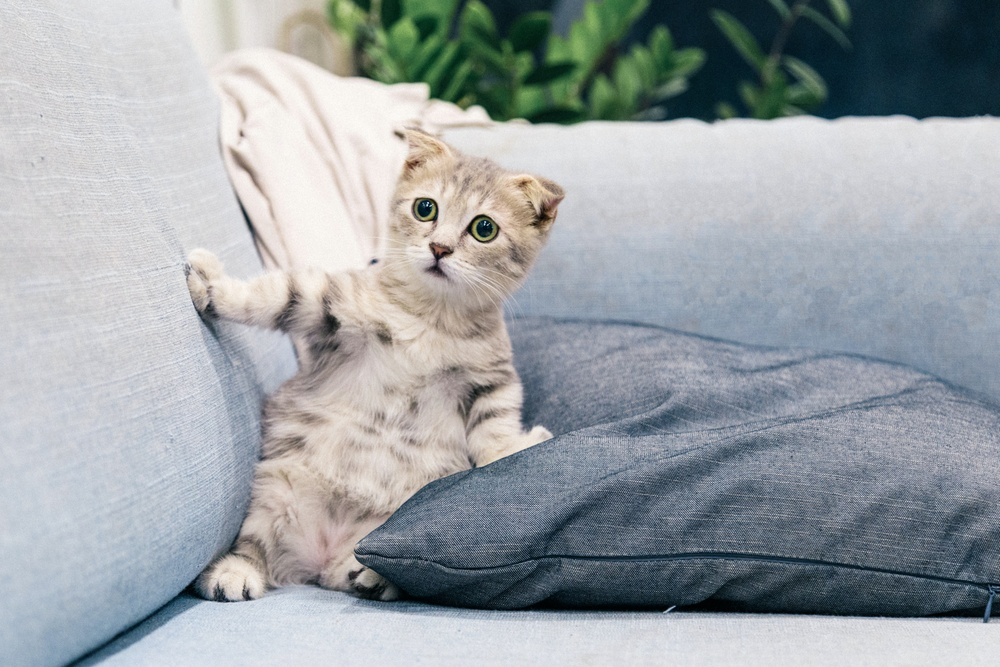
#> input picture Module06/data/cat.jpg, 1000 x 667 px, shrunk from 4899 x 3266 before the run
$ jupyter execute Node03.ipynb
#> lines starting #> are read from the running program, lines starting #| are printed output that depends on the picture
## 딥러닝으로 시작하는 컴퓨터 비전
### 3. CNN 하나씩 이해하기 (1) 1-Channel Convolution

#### 3-1. 들어가며

#### 학습 내용

Channel이 하나일 때 1-Layer의 Convolution 연산

CNN의 구조와 Convolution 연산이 무엇인지 알아봅시다. 그 후, 직접 Convolution 연산을 손으로 연산하여 feature map을 구해봅시다.

Filter를 이해하기

Filter의 중요성을 알아보고, 코드를 통해 다양한 Filter를 이미지에 직접 적용해 봅시다.

Channel이 하나일 때 2개 이상의 Layer에서 Convolution 연산(Padding)

Convolution 연산을 계속해서 진행하면 깊은 layer를 쌓는데 문제점이 발생하는 데 이를 해결하는 방법을 알아봅시다.

#### 학습 목표
Convolution 연산이 어떻게 실행되는지 설명할 수 있습니다.
Convolution 연산의 목적이 무엇인지를 설명할 수 있습니다.
Padding의 필요성을 설명할 수 있습니다.

[아이스브레이킹] 다양한 filter를 이미지에 적용해 보고 어떻게 연산이 되는지도 시각적으로 확인할 수 있는 블로그가 있습니다. 아래의 링크에 들어가서 이미지에 filter를 적용해 보고 느낀 점을 적어보세요.

https://setosa.io/ev/image-kernels/

#### 3-2. Channel이 하나일 때 1-Layer의 Convolution 연산

Convolution 연산 3번, pooling 1번, 1D에 1차원 벡터를 만드는 Flattern 다음 MLP를 거쳐 Classification을 하는 과정을 거친다.

왼쪽 행렬은 인풋, 오른쪽 행렬은 Kernal

Kernal을 인풋에 적용하는 것을 Over riding이라고 한다.

인풋데이터와 오버라이딩해서 겹치는 값을 곱하고 더해서 특정 값을 만들어 낸다.

계산 뒤 1칸을 이동하는 것을 stride라고 하며 stride가 1이면 1칸씩 이동하고 2이면 2칸씩 이동한다.

이렇게 계산된 값을 Feature map이라고 한다.

이러한 과정을 convolution 연산이라고 한다.

Q. CNN(Convolution Neural Network)의 구조를 설명해 보세요. (Convolution을 배우기 전에 Convolution Neural Network 구조를 머릿속에 정리해 보고 가면 좋을 것 같아요. 💭)

CNN 구조는 크게 Feature extraction과 Classification으로 구성됩니다. Input이 들어가면 먼저 Convolution 연산과 Pooling을 여러 번 반복하여 Feature extraction을 한 후 1D 데이터인 flatten layer로 만듭니다. 마지막으로 Fully connected layer(MLP)를 통해 classification을 합니다.

Q. Convolution 연산에 대해서 설명해 보세요.

Convolution 연산은 Input에 kernel을 over-riding하여 겹쳐지는 숫자를 곱하여 그 값을 더하는 것입니다. stride를 1로 지정하여 Convolution 연산을 반복하면 feature map이 나옵니다.

Q. 7x7 Input, 3x3 kernel, stride 1일 때 convolution 연산을 하면 어떤 크기의 feature map이 나오나요?

입력 이미지의 크기가 7x7이고, 커널(필터)의 크기가 3x3이며 스트라이드(stride)가 1이므로, Convolution 연산을 수행하면 feature map 크기는 (7-3+1) x (7-3+1) = 5 x 5 가 됩니다. 따라서, 출력 feature map의 크기는 5x5입니다.

Q. 7x7 image의 데이터에 5x5의 필터로 convolution 연산을 했을 때 feature map의 사이즈는 어떻게 되나요? (stride는 1)

7x7 이미지에 5x5 필터로 Convolution 연산을 하면 슬라이딩하는 윈도우(window)의 개수는 (7-5+1) x (7-5+1) = 9개 입니다. 이렇게 입력 이미지를 슬라이딩해 나가면서 합성곱 연산을 하면 9개의 값을 가지는 feature map이 생성됩니다. 이때, 스트라이드가 1이므로 feature map 크기는 (7-5+1) x (7-5+1) = 3 x 3이 됩니다. 따라서, 5x5 필터를 사용한 Convolution 연산의 결과로 3x3의 feature map이 생성됩니다.

Q. 7x7 image의 데이터에 5x5의 필터로 convolution 연산을 했을 때 feature map의 사이즈는 어떻게 되나요?? (stride는 2)

7x7 이미지에 5x5 필터로 Convolution 연산을 할 때 스트라이드가 2인 경우, 필터를 적용할 때마다 2씩 이동하게 됩니다. 그래서 출력 feature map의 크기 계산은 다음과 같이 됩니다: (입력 이미지 높이 - 필터 높이) / 스트라이드 + 1 = (7 - 5) / 2 + 1 = 2 / 2 + 1 = 1 + 1 = 2
(입력 이미지 너비 - 필터 너비) / 스트라이드 + 1 = (7 - 5) / 2 + 1 = 2 / 2 + 1 = 1 + 1 = 2 따라서, 출력 크기는 2x2의 feature map이 생성됩니다.

Q. 9x9 image의 데이터를 3x3의 필터로 convolution 연산을 두 번 했을 때, 연산의 결과로 나온 최종 feature map의 사이즈는 어떻게 되나요? (stride는 처음에는 2, 두번째에는 1)

두 번의 Convolution 연산을 진행하겠습니다.

첫 번째 연산:
입력 이미지 크기: 9x9
필터 크기: 3x3
스트라이드: 2

(입력 이미지 높이 - 필터 높이) / 스트라이드 + 1 = (9 - 3) / 2 + 1 = 6 / 2 + 1 = 3 + 1 = 4
(입력 이미지 너비 - 필터 너비) / 스트라이드 + 1 = (9 - 3) / 2 + 1 = 6 / 2 + 1 = 3 + 1 = 4

첫 번째 연산 결과로 나온 출력 이미지 크기는 4x4입니다.

두 번째 연산:
입력 이미지 크기: 4x4 (첫 번째 연산 결과)
필터 크기: 3x3
스트라이드: 1

(입력 이미지 높이 - 필터 높이) / 스트라이드 + 1 = (4 - 3) / 1 + 1 = 1 / 1 + 1 = 1 + 1 = 2
(입력 이미지 너비 - 필터 너비) / 스트라이드 + 1 = (4 - 3) / 1 + 1 = 1 / 1 + 1 = 1 + 1 = 2

두 번째 연산 결과로 나온 출력 이미지 크기는 2x2입니다.

그러므로 전체 연산 후 나온 최종 feature map의 사이즈는 2x2입니다.

### 3-3. Filter를 이해하기

filter의 동의어는 kernel

원본이미지에 아래와 같은 값들을 컨볼루션 연산해주면 필터가 적용된 이미지가 나온다.

handcrafted feature는 사람이 직접 만든 feature이다.
(사람이 직접 손으로 만들어 냈다는 의미)

렌즈가 필터의 의미

원본이미지 + 필터 -> 특징, 정보 , 패턴

MLP - hidden layer 는 feature extractor 역할을 하며 이 역할은 필터가 한다.

원본 이미지가 가지고 있는 특징을 추출해주는 역할을 filter가 한다.

handcrafted feature의 한계점은 사람이 직접 한다는 것

딥러닝을 통해 머신이 알아서 filter를 찾아내도록(자동으로) 만든다.

이것이 convolution neural network의 핵심

필터를 다양하게 만들어 원본이미지가 가지는 복잡한 피쳐를 뽑아냄

Q. 딥러닝을 컴퓨터 비전 기술에 사용하기 전에 Hand-Crafted filter가 있었습니다. 과거에 사람들이 많은 노력을 들여서 filter를 찾으려고 했었던 이유는 무엇이었을까요? 또한, Hand-Crafted filter의 한계점에 대해서 설명해 보세요.

사람들은 과거 많은 노력을 들여 filter를 찾으려고 했던 이유는 filter를 많이 확보하는 것이 컴퓨터 비전의 성능을 높이는 핵심 경쟁력이기 때문입니다.

Hand-Crafted filter의 한계점은 사람이 직접 많은 노력을 들여 찾아내야 한다는 것이었습니다. 이를 대체해서 나온 것이 현재 우리가 배우고 있는 딥러닝(Deep Learning)이고, Convolution 연산입니다.

#### 코드로 Filter와 Convolution 연산 이해하기

이미지에 숨겨져 있는 패턴을 찾아내는 '패턴 추출기'를 만들 수 있을까요? 이미지 분석의 경우에는 'filter'라는 이름의 패턴 추출기를 사용합니다.

filter와 convolution 연산 코드를 직접 실행시키면서 filter와 convolution 연산에 대해 이해해봅시다.
아래의 귀여운 고양이 사진에 filter를 적용해볼 거예요. 😸

#### 데이터 확인하기

먼저 이번에 사용할 라이브러리와 고양이 사진을 불러옵시다.
원본 RGB 이미지에는 R, G, B 3개의 채널이 있기 때문에 간단한 실습을 위해 rgb2gray 함수로 이미지를 흑백으로 변환합니다.

[cell 1]
# 필요한 모듈 불러오기
import numpy as np
from scipy.signal import convolve2d # 2D convolution 연산
from skimage.io import imread, imshow # 데이터를 이미지로 보여주기
from skimage.color import rgb2gray # RGB 채널값을 가진 이미지 데이터를, 흑백 이미지의 데이터로 변환하기

[cell 2]
cat = rgb2gray(imread('data/cat.jpg')) # read image
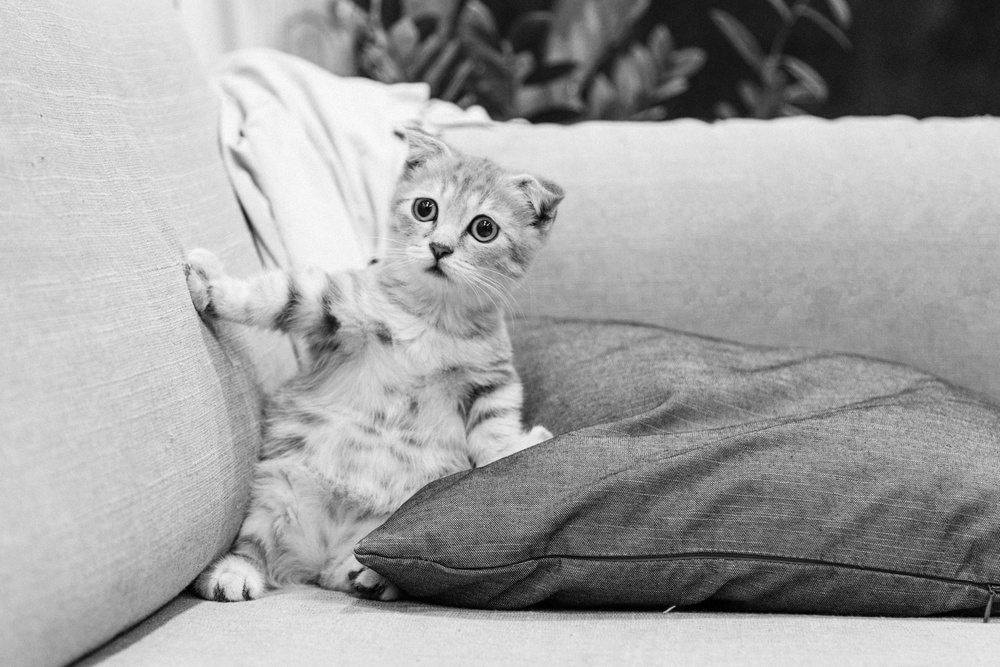
#> cat: shape (667, 1000) float64; min 0.000565, max 0.989, mean 0.632

흑백 고양이 사진은 3,266개의 행과 4,899개의 열로 이루어진 1-channel 이미지입니다.
행렬 안에는 0과 1 사이의 값으로 정규화된 픽셀 값이 들어 있습니다.

[cell 3]
cat.shape
#> Out = (667, 1000)

[cell 4]
cat

[cell 5]
imshow(cat)

#### filter 적용하기
이미지를 분석할 때, 이미지에 숨겨져 있는 패턴을 찾아내는 '패턴 추출기'를 만들 수 있을까요?

이미지 분석의 경우에는 filter라는 이름의 패턴 추출기를 사용합니다. filter를 고양이 사진에 적용해 봅시다.

먼저 고양이 사진에 적용할 대표적인 세 가지 filter를 정의합니다. 순서대로 Edge Detection, Sharpen, Gaussian Blur filter입니다.

filter는 그냥 봤을 때는 그저 숫자 덩어리이에요. 하지만 filter를 이용해서 convolution 연산을 하게 되면, 이미지 안에 숨겨져 있던 패턴이 드러나게 됩니다. 따라서 이미지 분석에서 중요한 것은 이미지 내에 숨겨진 다양하고 복잡한 패턴을 추출해줄 수 있는 다양한 filter를 만들어 내는 것입니다.

[cell 6]
# Edge Detection
edge = np.array([[-1, -1, -1],
                    [-1, 8, -1],
                    [-1, -1, -1]])
# Sharpen
sharpen = np.array([[0, -1, 0],
                    [-1, 5, -1],
                    [0, -1, 0]])
# Gaussian Blur
blur = (1 / 16.0) * np.array([[1., 2., 1.],
                                 [2., 4., 2.],
                                 [1., 2., 1.]])

각각의 filter를 고양이 이미지에 적용해 봅시다.

##### Edge Detection

[cell 7]
edge_im = convolve2d(cat, edge, 'valid')
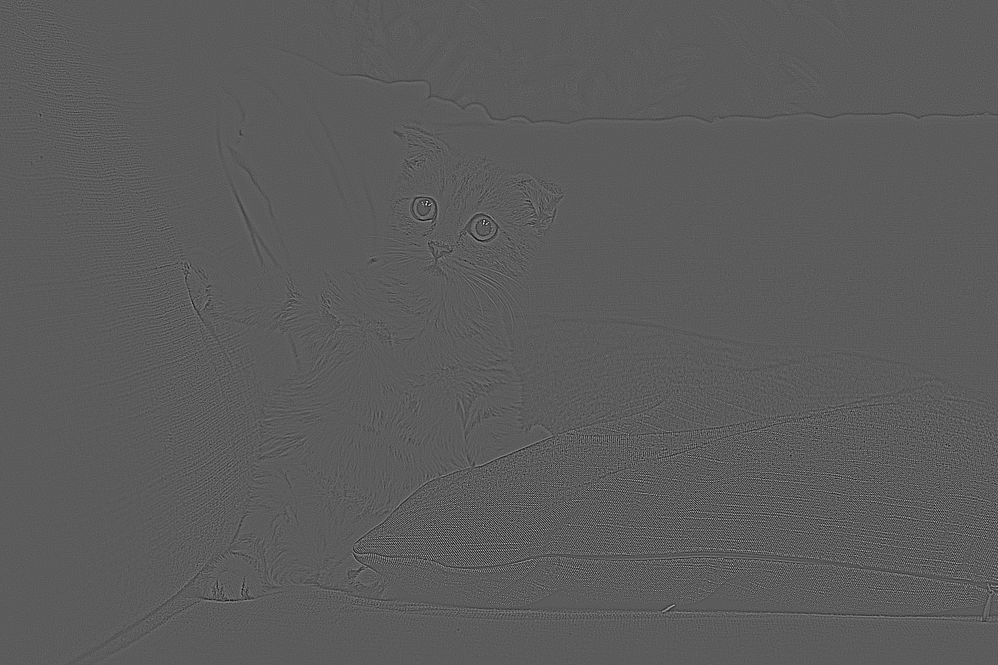
#> edge_im: shape (665, 998) float64; min -2.41, max 4.27, mean 9.64e-06; drawn with min black and max white

[cell 8]
imshow(edge_im)

##### Sharpen

[cell 9]
sharp_im = convolve2d(cat, sharpen, 'valid')
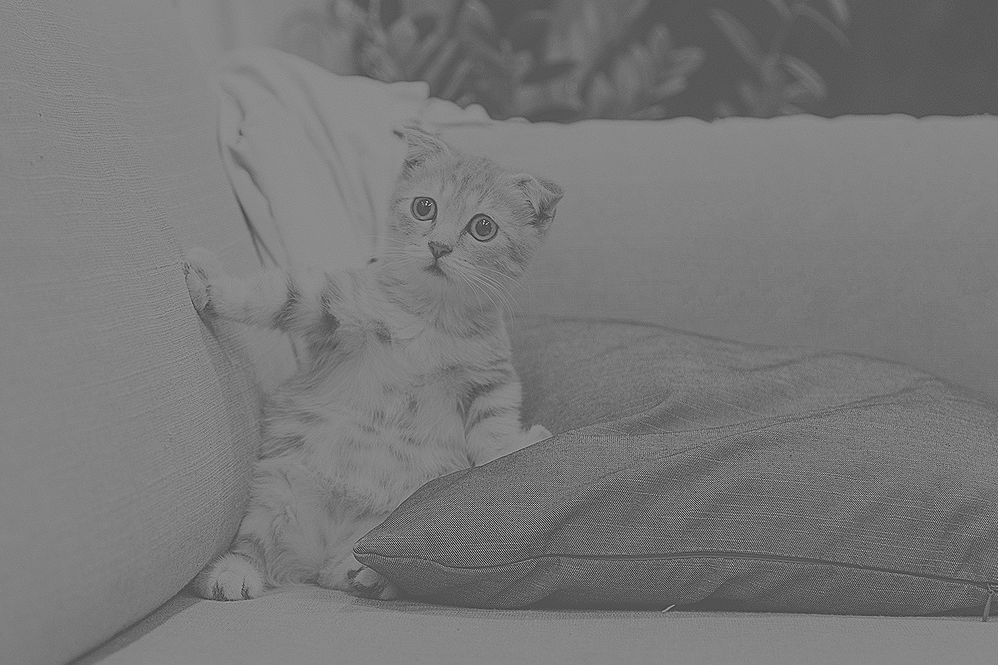
#> sharp_im: shape (665, 998) float64; min -1.33, max 2.84, mean 0.632; drawn with min black and max white

[cell 10]
# Q. Sharpen filter가 적용된 이미지를 출력해 보세요.
imshow(sharp_im)

##### Gaussian Blur

[cell 11]
# Q. Gaussian Blur filter를 이미지에 적용해 보세요.
blur_im = convolve2d(cat, blur, 'valid')
